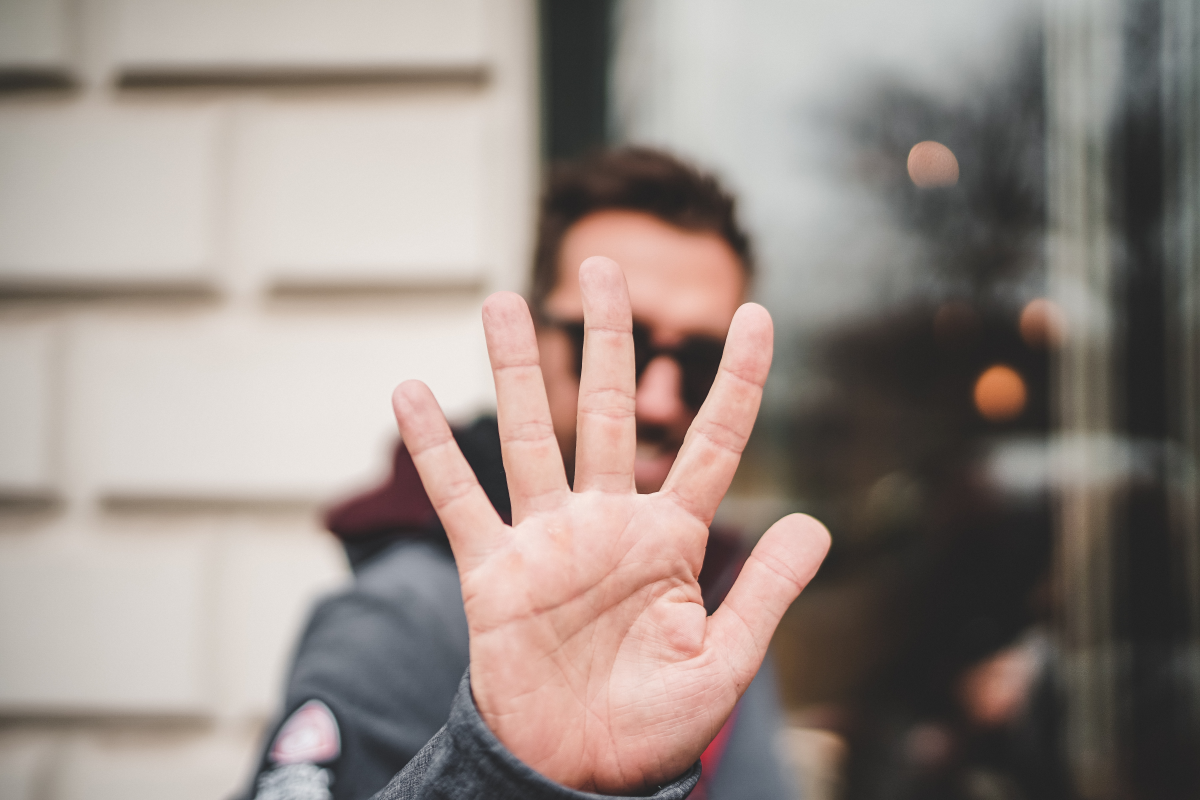
#> input picture _4.python/opencv/_application/hand3.jpg, 6000 x 4000 px, given in place of explode1.jpg, which was not available (shown at 1/5 size)
$ python ch16_1.py
#> lines starting #> are read from the running program, lines starting #| are printed output that depends on the picture; after the words box and inside, x2 and y2 are one past the last pixel; in counts of white or black regions, pixels touching at a corner belong together; pictures that were not available may be replaced by others from this repository, and a replacement may not be noted
# ch16_1.py
import cv2

src = cv2.imread("explode1.jpg")
#> src is the input picture: shape (4000, 6000, 3); mean B, G, R 133.7, 139.7, 151.4
cv2.imshow("src", src)
src_gray = cv2.cvtColor(src, cv2.COLOR_BGR2GRAY)  # 影像轉成灰階
# 二值化處理影像
ret, dst_binary = cv2.threshold(src_gray, 127, 255, cv2.THRESH_BINARY)
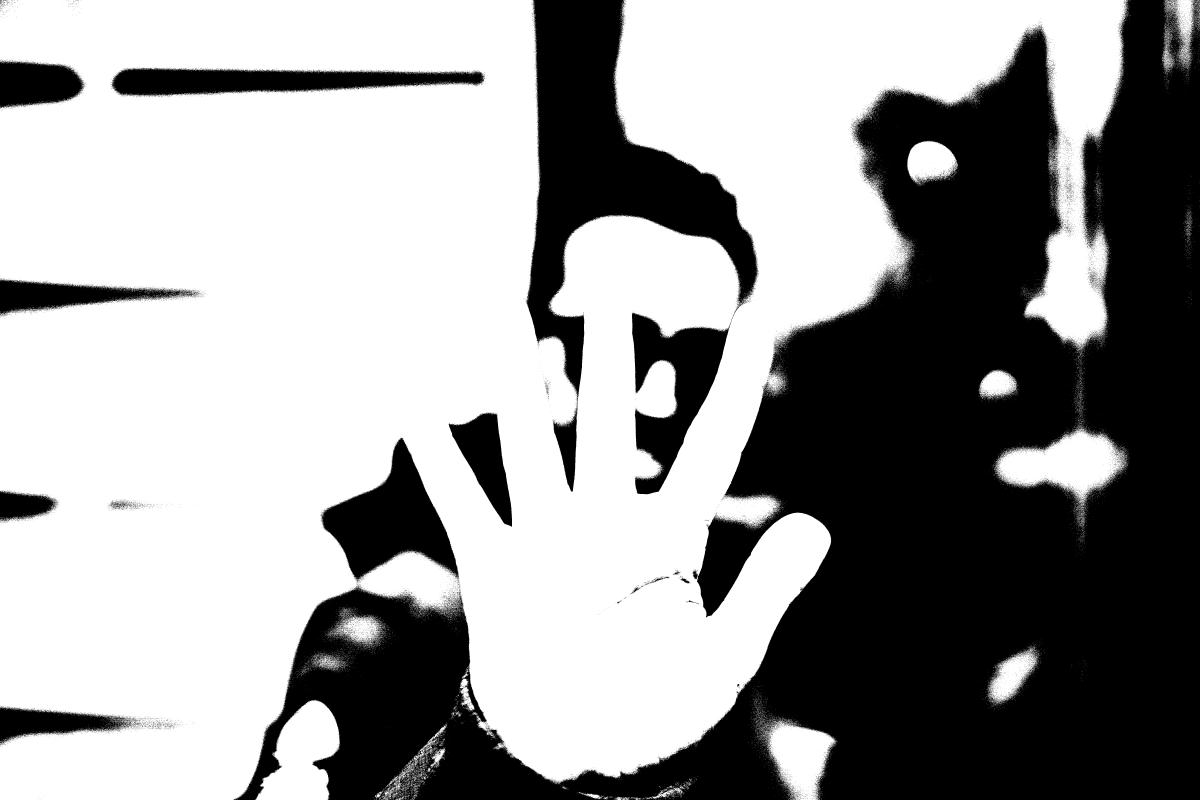
#> dst_binary: shape (4000, 6000) (shown at 1/5 size); 60.2% white; 31512 black regions (31255 under 20 px), largest, box (x1, y1, x2, y2) and area: (1170, 0, 6000, 4000) 7716309, (2629, 0, 3794, 2471) 1033709, (1604, 2190, 2295, 2907) 224201
# 找尋影像內的輪廓
contours, hierarchy = cv2.findContours(
    dst_binary, cv2.RETR_LIST, cv2.CHAIN_APPROX_SIMPLE
)
#> contours = 76666 contours

# 輸出矩形格式使用元組(tuple)
rect = cv2.boundingRect(contours[0])
#> rect = (3976, 3999, 2, 1)
print(f"元組 rect = {rect}")
#| 元組 rect = (3976, 3999, 2, 1)
# 輸出矩形格式, 列出所有細項
x, y, w, h = cv2.boundingRect(contours[0])
#> x = 3976; y = 3999; w = 2; h = 1
print(f"左上角 x = {x}, 左上角 y = {y}")
#| 左上角 x = 3976, 左上角 y = 3999
print(f"矩形寬度     = {w}")
#| 矩形寬度     = 2
print(f"矩形高度     = {h}")
#| 矩形高度     = 1

cv2.waitKey(0)
cv2.destroyAllWindows()


# 檔案 : C:\_git\vcs\_4.python\opencv\__new\OpenCV影像創意邁向AI視覺\ch16\ch16_10.py

# ch16_10.py
import cv2
import numpy as np

src = cv2.imread("unregular.jpg")
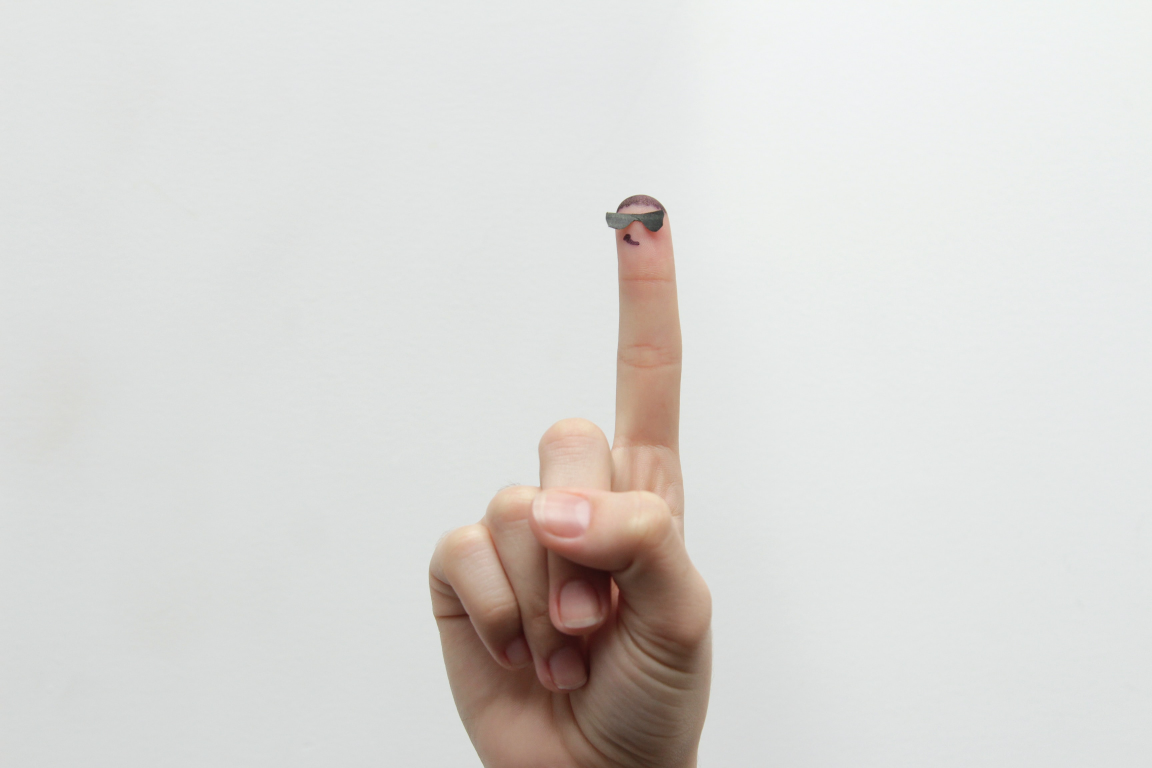
#> input picture _4.python/opencv/_application/hand4.jpg, 3456 x 2304 px, given in place of unregular.jpg, which was not available (shown at 1/3 size)
#> src is the input picture: shape (2304, 3456, 3); mean B, G, R 214.4, 217, 218.6
cv2.imshow("src", src)
src_gray = cv2.cvtColor(src, cv2.COLOR_BGR2GRAY)  # 影像轉成灰階
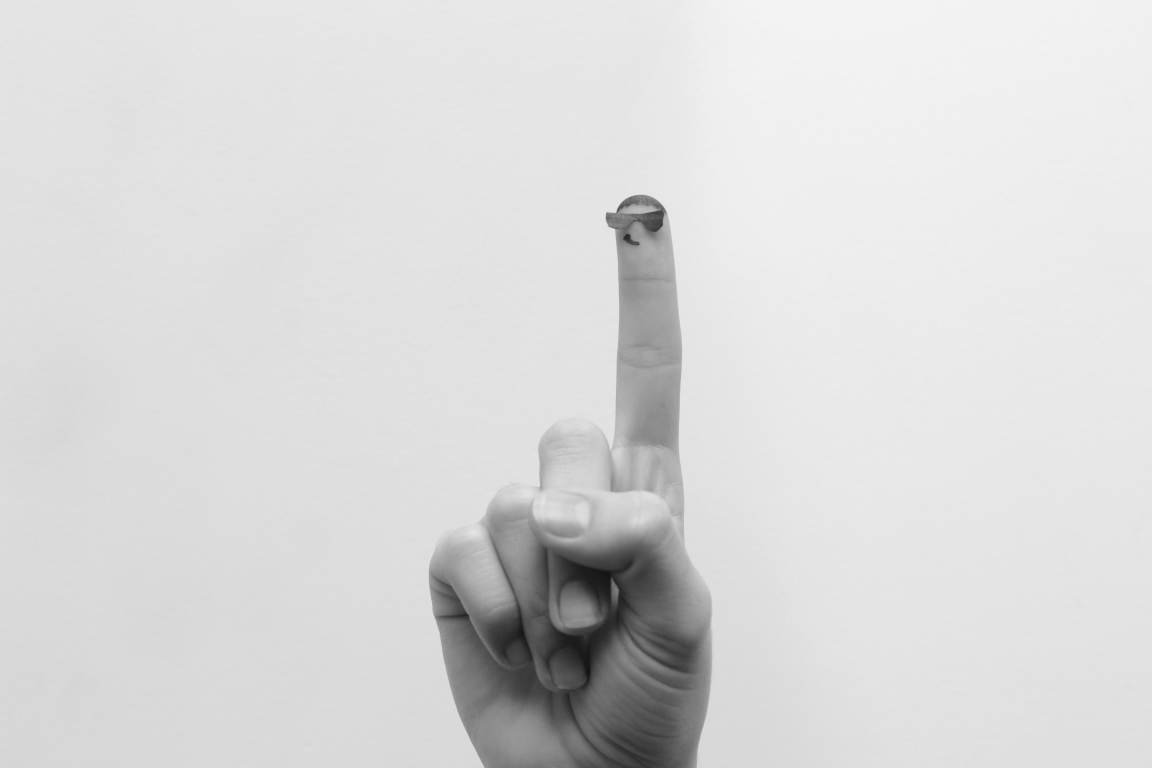
#> src_gray: shape (2304, 3456) (shown at 1/3 size); min 18, max 247, mean 217
# 二值化處理影像
ret, dst_binary = cv2.threshold(src_gray, 127, 255, cv2.THRESH_BINARY)
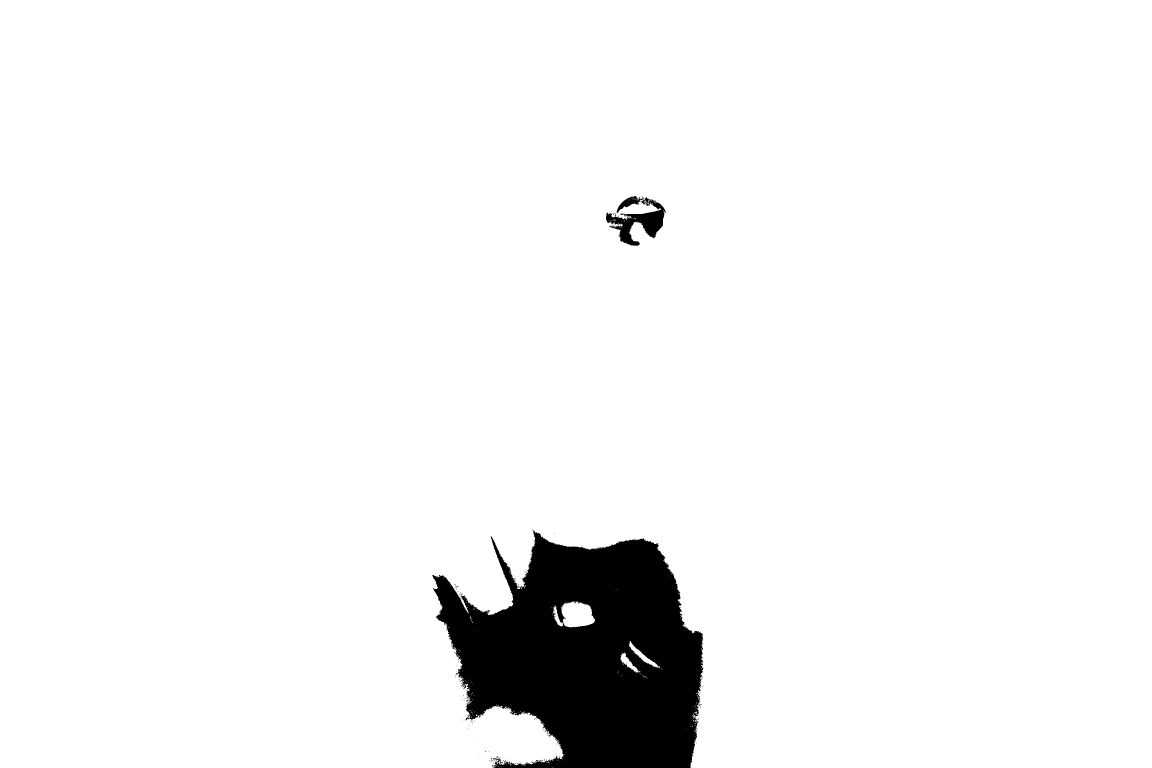
#> dst_binary: shape (2304, 3456) (shown at 1/3 size); 95% white; 188 black regions (186 under 20 px)
# 找尋影像內的輪廓
contours, hierarchy = cv2.findContours(
    dst_binary, cv2.RETR_LIST, cv2.CHAIN_APPROX_SIMPLE
)
#> contours = 542 contours, 531 with area under 20; largest, box (x1, y1, x2, y2) and area: (0, 0, 3456, 2304) 7560816, (1817, 587, 1998, 739) 12007, (1684, 1803, 1785, 1882) 5900, (1887, 1923, 1980, 2005) 1268, (1860, 1957, 1921, 2018) 958
# 擬合一條線
rows, cols = src.shape[:2]  # 輪廓大小
#> rows = 2304; cols = 3456
vx, vy, x, y = cv2.fitLine(contours[0], cv2.DIST_L2, 0, 0.01, 0.01)
#> vx = [1]; vy = [0]; x = [1659]; y = [2302]
print(f"共線正規化向量 = {vx}, {vy}")
#| 共線正規化向量 = [1.], [0.]
print(f"直線經過的點   = {x}, {y}")
#| 直線經過的點   = [1659.], [2302.]
lefty = int((-x * vy / vx) + y)  # 左邊點的 y 座標
#> lefty = 2302
righty = int(((cols - x) * vy / vx) + y)  # 右邊點的 y 座標
#> righty = 2302
dst = cv2.line(src, (0, lefty), (cols - 1, righty), (0, 255, 0), 2)  # 左到右繪線
cv2.imshow("dst", dst)

cv2.waitKey(0)
cv2.destroyAllWindows()


print("------------------------------------------------------------")  # 60個

# 檔案 : C:\_git\vcs\_4.python\opencv\__new\OpenCV影像創意邁向AI視覺\ch16\ch16_11.py

# ch16_11.py
import cv2

src = cv2.imread("heart1.jpg")
cv2.imshow("src", src)
src_gray = cv2.cvtColor(src, cv2.COLOR_BGR2GRAY)  # 影像轉成灰階
# 二值化處理影像
ret, dst_binary = cv2.threshold(src_gray, 127, 255, cv2.THRESH_BINARY)
# 找尋影像內的輪廓
contours, hierarchy = cv2.findContours(
    dst_binary, cv2.RETR_LIST, cv2.CHAIN_APPROX_SIMPLE
)
# 凸包
hull = cv2.convexHull(contours[0])  # 獲得凸包頂點座標
#> hull = [[1659, 2302]]
dst = cv2.polylines(src, [hull], True, (0, 255, 0), 2)  # 將凸包連線
cv2.imshow("dst", dst)

cv2.waitKey(0)
cv2.destroyAllWindows()


print("------------------------------------------------------------")  # 60個

# 檔案 : C:\_git\vcs\_4.python\opencv\__new\OpenCV影像創意邁向AI視覺\ch16\ch16_12.py

# ch16_12.py
import cv2

src = cv2.imread("hand1.jpg")
cv2.imshow("src", src)
#> (the run stopped early here; a loop or call above may not have finished)
